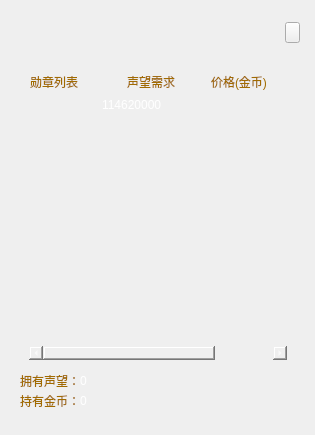
<?xml version="1.0" encoding="UTF-8"?>
<ui version="4.0">
 <class>city_Mercenaries</class>
 <widget class="QWidget" name="city_Mercenaries">
  <property name="geometry">
   <rect>
    <x>0</x>
    <y>0</y>
    <width>315</width>
    <height>435</height>
   </rect>
  </property>
  <property name="windowTitle">
   <string>city_Mercenaries</string>
  </property>
  <widget class="QLabel" name="lbl_backimg">
   <property name="geometry">
    <rect>
     <x>0</x>
     <y>0</y>
     <width>315</width>
     <height>435</height>
    </rect>
   </property>
   <property name="text">
    <string/>
   </property>
   <property name="pixmap">
    <pixmap resource="mirror.qrc">:/mirror/Resources/ui/26.png</pixmap>
   </property>
  </widget>
  <widget class="QPushButton" name="btn_close">
   <property name="geometry">
    <rect>
     <x>285</x>
     <y>22</y>
     <width>15</width>
     <height>21</height>
    </rect>
   </property>
   <property name="text">
    <string/>
   </property>
   <property name="icon">
    <iconset resource="mirror.qrc">
     <normaloff>:/ui/Resources/ui/3.png</normaloff>:/ui/Resources/ui/3.png</iconset>
   </property>
   <property name="iconSize">
    <size>
     <width>22</width>
     <height>22</height>
    </size>
   </property>
  </widget>
  <widget class="QTableWidget" name="tableWidget">
   <property name="geometry">
    <rect>
     <x>29</x>
     <y>95</y>
     <width>258</width>
     <height>265</height>
    </rect>
   </property>
   <property name="styleSheet">
    <string notr="true">background-color: rgba(255, 255, 255, 0);
color: rgb(255, 255, 255);
</string>
   </property>
   <property name="frameShape">
    <enum>QFrame::NoFrame</enum>
   </property>
   <property name="autoScroll">
    <bool>false</bool>
   </property>
   <property name="editTriggers">
    <set>QAbstractItemView::NoEditTriggers</set>
   </property>
   <property name="selectionMode">
    <enum>QAbstractItemView::SingleSelection</enum>
   </property>
   <property name="selectionBehavior">
    <enum>QAbstractItemView::SelectRows</enum>
   </property>
   <property name="showGrid">
    <bool>false</bool>
   </property>
   <property name="cornerButtonEnabled">
    <bool>false</bool>
   </property>
   <property name="columnCount">
    <number>4</number>
   </property>
   <attribute name="horizontalHeaderVisible">
    <bool>false</bool>
   </attribute>
   <attribute name="horizontalHeaderDefaultSectionSize">
    <number>70</number>
   </attribute>
   <attribute name="verticalHeaderVisible">
    <bool>false</bool>
   </attribute>
   <attribute name="verticalHeaderDefaultSectionSize">
    <number>20</number>
   </attribute>
   <row>
    <property name="text">
     <string>1</string>
    </property>
   </row>
   <row>
    <property name="text">
     <string>2</string>
    </property>
   </row>
   <row>
    <property name="text">
     <string>3</string>
    </property>
   </row>
   <row>
    <property name="text">
     <string>4</string>
    </property>
   </row>
   <row>
    <property name="text">
     <string>5</string>
    </property>
   </row>
   <row>
    <property name="text">
     <string>6</string>
    </property>
   </row>
   <row>
    <property name="text">
     <string>7</string>
    </property>
   </row>
   <row>
    <property name="text">
     <string>8</string>
    </property>
   </row>
   <row>
    <property name="text">
     <string>9</string>
    </property>
   </row>
   <row>
    <property name="text">
     <string>10</string>
    </property>
   </row>
   <row>
    <property name="text">
     <string>11</string>
    </property>
   </row>
   <row>
    <property name="text">
     <string>12</string>
    </property>
   </row>
   <column>
    <property name="text">
     <string>名称</string>
    </property>
   </column>
   <column>
    <property name="text">
     <string>声望要求</string>
    </property>
   </column>
   <column>
    <property name="text">
     <string>价格(金币)</string>
    </property>
   </column>
   <column/>
   <item row="0" column="1">
    <property name="text">
     <string>114620000</string>
    </property>
   </item>
   <item row="0" column="2">
    <property name="text">
     <string/>
    </property>
   </item>
  </widget>
  <widget class="QLabel" name="label">
   <property name="geometry">
    <rect>
     <x>30</x>
     <y>74</y>
     <width>93</width>
     <height>16</height>
    </rect>
   </property>
   <property name="styleSheet">
    <string notr="true">color: rgb(161, 107, 0);</string>
   </property>
   <property name="text">
    <string>勋章列表</string>
   </property>
  </widget>
  <widget class="QLabel" name="label_2">
   <property name="geometry">
    <rect>
     <x>127</x>
     <y>74</y>
     <width>78</width>
     <height>16</height>
    </rect>
   </property>
   <property name="styleSheet">
    <string notr="true">color: rgb(161, 107, 0);</string>
   </property>
   <property name="text">
    <string>声望需求</string>
   </property>
  </widget>
  <widget class="QLabel" name="label_3">
   <property name="geometry">
    <rect>
     <x>211</x>
     <y>74</y>
     <width>75</width>
     <height>16</height>
    </rect>
   </property>
   <property name="styleSheet">
    <string notr="true">color: rgb(161, 107, 0);</string>
   </property>
   <property name="text">
    <string>价格(金币)</string>
   </property>
  </widget>
  <widget class="QLabel" name="label_4">
   <property name="geometry">
    <rect>
     <x>20</x>
     <y>370</y>
     <width>61</width>
     <height>21</height>
    </rect>
   </property>
   <property name="styleSheet">
    <string notr="true">color: rgb(161, 107, 0);</string>
   </property>
   <property name="text">
    <string>拥有声望：</string>
   </property>
  </widget>
  <widget class="QPushButton" name="btn_buy">
   <property name="enabled">
    <bool>true</bool>
   </property>
   <property name="geometry">
    <rect>
     <x>230</x>
     <y>385</y>
     <width>56</width>
     <height>18</height>
    </rect>
   </property>
   <property name="styleSheet">
    <string notr="true">QPushButton{
    border:none;
    border-image: url(:/mirror/Resources/ui/27.png);
}
QPushButton:hover {
	border-image: url(:/mirror/Resources/ui/28.png);
} 
QPushButton:pressed {
	border-image: url(:/mirror/Resources/ui/29.png);
} 
QPushButton:disabled {
	border-image: url(:/mirror/Resources/ui/30.png);
} 
</string>
   </property>
   <property name="text">
    <string/>
   </property>
   <property name="iconSize">
    <size>
     <width>22</width>
     <height>22</height>
    </size>
   </property>
  </widget>
  <widget class="QLabel" name="label_5">
   <property name="geometry">
    <rect>
     <x>20</x>
     <y>390</y>
     <width>61</width>
     <height>21</height>
    </rect>
   </property>
   <property name="styleSheet">
    <string notr="true">color: rgb(161, 107, 0);</string>
   </property>
   <property name="text">
    <string>持有金币：</string>
   </property>
  </widget>
  <widget class="QLabel" name="lbl_rep">
   <property name="geometry">
    <rect>
     <x>80</x>
     <y>370</y>
     <width>141</width>
     <height>21</height>
    </rect>
   </property>
   <property name="styleSheet">
    <string notr="true">color: rgb(255, 255, 255);</string>
   </property>
   <property name="text">
    <string>0</string>
   </property>
  </widget>
  <widget class="QLabel" name="lbl_coin">
   <property name="geometry">
    <rect>
     <x>80</x>
     <y>390</y>
     <width>141</width>
     <height>21</height>
    </rect>
   </property>
   <property name="styleSheet">
    <string notr="true">color: rgb(255, 255, 255);</string>
   </property>
   <property name="text">
    <string>0</string>
   </property>
  </widget>
 </widget>
 <layoutdefault spacing="6" margin="11"/>
 <resources>
  <include location="mirror.qrc"/>
 </resources>
 <connections/>
</ui>
